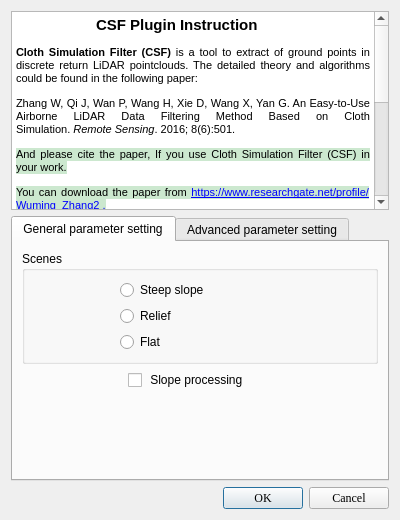
<?xml version="1.0" encoding="UTF-8"?>
<ui version="4.0">
 <class>CSFDialog</class>
 <widget class="QDialog" name="CSFDialog">
  <property name="geometry">
   <rect>
    <x>0</x>
    <y>0</y>
    <width>400</width>
    <height>520</height>
   </rect>
  </property>
  <property name="windowTitle">
   <string>Cloth Simulation Filter</string>
  </property>
  <property name="windowIcon">
   <iconset resource="../qCSF.qrc">
    <normaloff>:/CC/plugin/qCSF/images/icon.png</normaloff>:/CC/plugin/qCSF/images/icon.png</iconset>
  </property>
  <layout class="QVBoxLayout" name="verticalLayout" stretch="3,4,0">
   <item>
    <widget class="QTextEdit" name="disclaimerTextEdit_2">
     <property name="readOnly">
      <bool>true</bool>
     </property>
     <property name="html">
      <string>&lt;!DOCTYPE HTML PUBLIC &quot;-//W3C//DTD HTML 4.0//EN&quot; &quot;http://www.w3.org/TR/REC-html40/strict.dtd&quot;&gt;
&lt;html&gt;&lt;head&gt;&lt;meta name=&quot;qrichtext&quot; content=&quot;1&quot; /&gt;&lt;style type=&quot;text/css&quot;&gt;
p, li { white-space: pre-wrap; }
&lt;/style&gt;&lt;/head&gt;&lt;body style=&quot; font-family:'SimSun'; font-size:9pt; font-weight:400; font-style:normal;&quot;&gt;
&lt;p style=&quot; margin-top:12px; margin-bottom:12px; margin-left:0px; margin-right:0px; -qt-block-indent:0; text-indent:0px;&quot;&gt;&lt;img src=&quot;:/CC/plugin/qCSF/icon.png&quot; /&gt;&lt;span style=&quot; font-family:'MS Shell Dlg 2'; font-size:8.25pt;&quot;&gt;	&lt;/span&gt;&lt;span style=&quot; font-size:11pt; font-weight:600;&quot;&gt;CSF Plugin Instruction&lt;/span&gt;&lt;/p&gt;
&lt;p align=&quot;justify&quot; style=&quot; margin-top:12px; margin-bottom:12px; margin-left:0px; margin-right:0px; -qt-block-indent:0; text-indent:0px;&quot;&gt;&lt;span style=&quot; font-family:'MS Shell Dlg 2'; font-size:8pt; font-weight:600;&quot;&gt;Cloth Simulation Filter (CSF)&lt;/span&gt;&lt;span style=&quot; font-family:'MS Shell Dlg 2'; font-size:8pt;&quot;&gt; is a tool to extract of ground points in discrete return LiDAR pointclouds. The detailed theory and algorithms could be found in the following paper:&lt;/span&gt;&lt;/p&gt;
&lt;p align=&quot;justify&quot; style=&quot; margin-top:12px; margin-bottom:12px; margin-left:0px; margin-right:0px; -qt-block-indent:0; text-indent:0px;&quot;&gt;&lt;a name=&quot;OLE_LINK22&quot;&gt;&lt;/a&gt;&lt;span style=&quot; font-family:'Arial,sans-serif'; font-size:8pt; color:#000000;&quot;&gt;Z&lt;/span&gt;&lt;span style=&quot; font-family:'Arial,sans-serif'; font-size:8pt; color:#000000;&quot;&gt;hang W, Qi J, Wan P, Wang H, Xie D, Wang X, Yan G. An Easy-to-Use Airborne LiDAR Data Filtering Method Based on Cloth Simulation. &lt;/span&gt;&lt;span style=&quot; font-family:'Arial,sans-serif'; font-size:8pt; font-style:italic; color:#000000;&quot;&gt;Remote Sensing&lt;/span&gt;&lt;span style=&quot; font-family:'Arial,sans-serif'; font-size:8pt; color:#000000;&quot;&gt;. 2016; 8(6):501.&lt;/span&gt;&lt;span style=&quot; font-size:8pt;&quot;&gt; &lt;/span&gt;&lt;/p&gt;
&lt;p align=&quot;justify&quot; style=&quot; margin-top:12px; margin-bottom:12px; margin-left:0px; margin-right:0px; -qt-block-indent:0; text-indent:0px;&quot;&gt;&lt;span style=&quot; font-family:'Microsoft YaHei UI,Tahoma'; font-size:8pt; color:#000000; background-color:#cce8cf;&quot;&gt;And please cite the paper, If you use Cloth Simulation Filter (CSF) in your work.&lt;/span&gt;&lt;/p&gt;
&lt;p align=&quot;justify&quot; style=&quot; margin-top:12px; margin-bottom:12px; margin-left:0px; margin-right:0px; -qt-block-indent:0; text-indent:0px;&quot;&gt;&lt;span style=&quot; font-family:'Microsoft YaHei UI,Tahoma'; font-size:8pt; color:#000000; background-color:#cce8cf;&quot;&gt;You can download the paper from &lt;/span&gt;&lt;a href=&quot;https://www.researchgate.net/profile/Wuming_Zhang2)&quot;&gt;&lt;span style=&quot; font-family:'Microsoft YaHei UI,Tahoma'; font-size:8pt; text-decoration: underline; color:#0000ff; background-color:#cce8cf;&quot;&gt;https://www.researchgate.net/profile/Wuming_Zhang2 .&lt;/span&gt;&lt;/a&gt;&lt;/p&gt;
&lt;p align=&quot;justify&quot; style=&quot; margin-top:12px; margin-bottom:12px; margin-left:0px; margin-right:0px; -qt-block-indent:0; text-indent:0px;&quot;&gt;&lt;span style=&quot; font-family:'Microsoft YaHei UI,Tahoma'; font-size:8pt; color:#000000; background-color:#cce8cf;&quot;&gt;You can also visit the homepage : &lt;/span&gt;&lt;a href=&quot;http://ramm.bnu.edu.cn/researchers/wumingzhang/english/default_contributions.htm&quot;&gt;&lt;span style=&quot; font-family:'Microsoft YaHei UI,Tahoma'; font-size:8pt; text-decoration: underline; color:#0000ff; background-color:#cce8cf;&quot;&gt;http://ramm.bnu.edu.cn/researchers/wumingzhang/english/default_contributions.htm&lt;/span&gt;&lt;/a&gt;&lt;span style=&quot; font-family:'Microsoft YaHei UI,Tahoma'; font-size:8pt; color:#000000; background-color:#cce8cf;&quot;&gt; for more information.&lt;/span&gt;&lt;/p&gt;
&lt;p align=&quot;justify&quot; style=&quot; margin-top:12px; margin-bottom:12px; margin-left:0px; margin-right:0px; -qt-block-indent:0; text-indent:0px;&quot;&gt;&lt;span style=&quot; font-family:'Microsoft YaHei UI,Tahoma'; font-size:8pt; color:#000000; background-color:#cce8cf;&quot;&gt;A mex version for programming in Matlab is at File Exchange of Mathworks website :  &lt;/span&gt;&lt;a href=&quot;http://www.mathworks.com/matlabcentral/fileexchange/58139-csf--ground-filtering-of-point-cloud-based-on-cloth-simulation&quot;&gt;&lt;span style=&quot; text-decoration: underline; color:#0000ff;&quot;&gt;http://www.mathworks.com/matlabcentral/fileexchange/58139-csf--ground-filtering-of-point-cloud-based-on-cloth-simulation&lt;/span&gt;&lt;/a&gt;&lt;/p&gt;
&lt;p align=&quot;center&quot; style=&quot; margin-top:12px; margin-bottom:12px; margin-left:0px; margin-right:0px; -qt-block-indent:0; text-indent:0px;&quot;&gt;&lt;span style=&quot; font-family:'Microsoft YaHei UI,Tahoma'; font-size:8pt; color:#000000; background-color:#cce8cf;&quot;&gt; Copyright &lt;/span&gt;&lt;span style=&quot; font-family:'Arial,Helvetica,sans-serif'; font-size:8.25pt; color:#333333; background-color:#e5eaee;&quot;&gt;©&lt;/span&gt;&lt;/p&gt;
&lt;p align=&quot;center&quot; style=&quot; margin-top:12px; margin-bottom:12px; margin-left:0px; margin-right:0px; -qt-block-indent:0; text-indent:0px;&quot;&gt;&lt;span style=&quot; font-family:'MS Shell Dlg 2'; font-size:8.25pt; background-color:#cce8cf;&quot;&gt;RAMM laboratory, School of Geography, Beijing Normal University&lt;/span&gt;&lt;/p&gt;
&lt;p align=&quot;center&quot; style=&quot; margin-top:12px; margin-bottom:12px; margin-left:0px; margin-right:0px; -qt-block-indent:0; text-indent:0px;&quot;&gt;&lt;span style=&quot; font-family:'MS Shell Dlg 2'; font-size:8.25pt; background-color:#cce8cf;&quot;&gt;(&lt;/span&gt;&lt;a href=&quot;http://ramm.bnu.edu.cn/&quot;&gt;&lt;span style=&quot; font-family:'MS Shell Dlg 2'; font-size:8.25pt; text-decoration: underline; color:#0000ff;&quot;&gt;http://ramm.bnu.edu.cn/&lt;/span&gt;&lt;/a&gt;&lt;span style=&quot; font-family:'MS Shell Dlg 2'; font-size:8.25pt; background-color:#cce8cf;&quot;&gt;)&lt;/span&gt;&lt;/p&gt;
&lt;p align=&quot;center&quot; style=&quot; margin-top:12px; margin-bottom:12px; margin-left:0px; margin-right:0px; -qt-block-indent:0; text-indent:0px;&quot;&gt;&lt;span style=&quot; font-family:'MS Shell Dlg 2'; font-size:8.25pt;&quot;&gt;Wuming Zhang; Jianbo Qi; Peng Wan; Hongtao Wang&lt;/span&gt;&lt;/p&gt;
&lt;p align=&quot;center&quot; style=&quot; margin-top:12px; margin-bottom:12px; margin-left:0px; margin-right:0px; -qt-block-indent:0; text-indent:0px;&quot;&gt;&lt;span style=&quot; font-family:'MS Shell Dlg 2'; font-size:8.25pt;&quot;&gt;contact us: &lt;/span&gt;&lt;span style=&quot; font-family:'MS Shell Dlg 2'; font-size:8.25pt; background-color:#cce8cf;&quot;&gt;2009zwm@gmail.com; wpqjbzwm@126.com&lt;/span&gt;&lt;/p&gt;&lt;/body&gt;&lt;/html&gt;</string>
     </property>
    </widget>
   </item>
   <item>
    <widget class="QTabWidget" name="tabWidget">
     <property name="currentIndex">
      <number>0</number>
     </property>
     <widget class="QWidget" name="General">
      <property name="sizePolicy">
       <sizepolicy hsizetype="Preferred" vsizetype="Preferred">
        <horstretch>0</horstretch>
        <verstretch>0</verstretch>
       </sizepolicy>
      </property>
      <property name="mouseTracking">
       <bool>false</bool>
      </property>
      <attribute name="title">
       <string>General parameter setting</string>
      </attribute>
      <layout class="QVBoxLayout" name="verticalLayout_2">
       <item>
        <widget class="QGroupBox" name="groupBox">
         <property name="title">
          <string>Scenes</string>
         </property>
         <layout class="QFormLayout" name="formLayout">
          <item row="0" column="0">
           <widget class="QLabel" name="label_4">
            <property name="minimumSize">
             <size>
              <width>80</width>
              <height>0</height>
             </size>
            </property>
            <property name="text">
             <string/>
            </property>
            <property name="pixmap">
             <pixmap resource="../qCSF.qrc">:/CC/plugin/qCSF/images/hun.png</pixmap>
            </property>
            <property name="alignment">
             <set>Qt::AlignCenter</set>
            </property>
           </widget>
          </item>
          <item row="0" column="1">
           <widget class="QRadioButton" name="rig1">
            <property name="text">
             <string>Steep slope</string>
            </property>
           </widget>
          </item>
          <item row="1" column="0">
           <widget class="QLabel" name="label_5">
            <property name="minimumSize">
             <size>
              <width>80</width>
              <height>0</height>
             </size>
            </property>
            <property name="text">
             <string/>
            </property>
            <property name="pixmap">
             <pixmap resource="../qCSF.qrc">:/CC/plugin/qCSF/images/gun.png</pixmap>
            </property>
            <property name="alignment">
             <set>Qt::AlignCenter</set>
            </property>
           </widget>
          </item>
          <item row="1" column="1">
           <widget class="QRadioButton" name="rig2">
            <property name="text">
             <string>Relief</string>
            </property>
           </widget>
          </item>
          <item row="2" column="0">
           <widget class="QLabel" name="label_6">
            <property name="minimumSize">
             <size>
              <width>80</width>
              <height>0</height>
             </size>
            </property>
            <property name="text">
             <string/>
            </property>
            <property name="pixmap">
             <pixmap resource="../qCSF.qrc">:/CC/plugin/qCSF/images/ft.png</pixmap>
            </property>
            <property name="alignment">
             <set>Qt::AlignCenter</set>
            </property>
           </widget>
          </item>
          <item row="2" column="1">
           <widget class="QRadioButton" name="rig3">
            <property name="text">
             <string>Flat</string>
            </property>
           </widget>
          </item>
         </layout>
        </widget>
       </item>
       <item>
        <layout class="QHBoxLayout" name="horizontalLayout">
         <item>
          <widget class="QLabel" name="label_slope">
           <property name="minimumSize">
            <size>
             <width>100</width>
             <height>0</height>
            </size>
           </property>
           <property name="frameShape">
            <enum>QFrame::NoFrame</enum>
           </property>
           <property name="pixmap">
            <pixmap>:/CC/plugin/qCSF/pp.png</pixmap>
           </property>
           <property name="alignment">
            <set>Qt::AlignCenter</set>
           </property>
          </widget>
         </item>
         <item>
          <widget class="QCheckBox" name="postprocessingcheckbox">
           <property name="text">
            <string> Slope processing</string>
           </property>
          </widget>
         </item>
         <item>
          <spacer name="horizontalSpacer">
           <property name="orientation">
            <enum>Qt::Horizontal</enum>
           </property>
           <property name="sizeHint" stdset="0">
            <size>
             <width>40</width>
             <height>20</height>
            </size>
           </property>
          </spacer>
         </item>
        </layout>
       </item>
       <item>
        <spacer name="verticalSpacer">
         <property name="orientation">
          <enum>Qt::Vertical</enum>
         </property>
         <property name="sizeHint" stdset="0">
          <size>
           <width>20</width>
           <height>40</height>
          </size>
         </property>
        </spacer>
       </item>
      </layout>
     </widget>
     <widget class="QWidget" name="Advanced">
      <attribute name="title">
       <string>Advanced parameter setting</string>
      </attribute>
      <layout class="QHBoxLayout" name="horizontalLayout_2">
       <item>
        <layout class="QVBoxLayout" name="verticalLayout_3">
         <item>
          <widget class="QLabel" name="label_2">
           <property name="text">
            <string>Cloth resolution </string>
           </property>
          </widget>
         </item>
         <item>
          <widget class="QDoubleSpinBox" name="cloth_resolutionSpinBox">
           <property name="decimals">
            <number>1</number>
           </property>
           <property name="minimum">
            <double>0.000000000000000</double>
           </property>
           <property name="maximum">
            <double>9999999999.000000000000000</double>
           </property>
           <property name="singleStep">
            <double>0.100000000000000</double>
           </property>
           <property name="value">
            <double>1.000000000000000</double>
           </property>
          </widget>
         </item>
         <item>
          <spacer name="verticalSpacer_3">
           <property name="orientation">
            <enum>Qt::Vertical</enum>
           </property>
           <property name="sizeType">
            <enum>QSizePolicy::Fixed</enum>
           </property>
           <property name="sizeHint" stdset="0">
            <size>
             <width>20</width>
             <height>20</height>
            </size>
           </property>
          </spacer>
         </item>
         <item>
          <widget class="QLabel" name="label">
           <property name="enabled">
            <bool>true</bool>
           </property>
           <property name="autoFillBackground">
            <bool>false</bool>
           </property>
           <property name="text">
            <string>Max iterations </string>
           </property>
          </widget>
         </item>
         <item>
          <widget class="QSpinBox" name="MaxIterationSpinBox">
           <property name="minimum">
            <number>10</number>
           </property>
           <property name="maximum">
            <number>1000</number>
           </property>
           <property name="value">
            <number>500</number>
           </property>
          </widget>
         </item>
         <item>
          <spacer name="verticalSpacer_4">
           <property name="orientation">
            <enum>Qt::Vertical</enum>
           </property>
           <property name="sizeType">
            <enum>QSizePolicy::Fixed</enum>
           </property>
           <property name="sizeHint" stdset="0">
            <size>
             <width>20</width>
             <height>20</height>
            </size>
           </property>
          </spacer>
         </item>
         <item>
          <widget class="QLabel" name="label_3">
           <property name="text">
            <string>Classification threshold</string>
           </property>
          </widget>
         </item>
         <item>
          <widget class="QDoubleSpinBox" name="class_thresholdSpinBox">
           <property name="decimals">
            <number>1</number>
           </property>
           <property name="minimum">
            <double>0.000000000000000</double>
           </property>
           <property name="maximum">
            <double>9999999999.000000000000000</double>
           </property>
           <property name="singleStep">
            <double>0.100000000000000</double>
           </property>
           <property name="value">
            <double>0.500000000000000</double>
           </property>
          </widget>
         </item>
         <item>
          <spacer name="verticalSpacer_2">
           <property name="orientation">
            <enum>Qt::Vertical</enum>
           </property>
           <property name="sizeHint" stdset="0">
            <size>
             <width>20</width>
             <height>40</height>
            </size>
           </property>
          </spacer>
         </item>
         <item>
          <widget class="QCheckBox" name="exportClothMeshCheckBox">
           <property name="toolTip">
            <string>Exports the cloth in its final state as a mesh
(WARNING: ONLY FOR DEBUG PURPOSE - THIS IS NOT A DTM)</string>
           </property>
           <property name="text">
            <string>Export cloth mesh</string>
           </property>
          </widget>
         </item>
        </layout>
       </item>
       <item>
        <widget class="QTextEdit" name="disclaimerTextEdit">
         <property name="readOnly">
          <bool>true</bool>
         </property>
         <property name="html">
          <string>&lt;!DOCTYPE HTML PUBLIC &quot;-//W3C//DTD HTML 4.0//EN&quot; &quot;http://www.w3.org/TR/REC-html40/strict.dtd&quot;&gt;
&lt;html&gt;&lt;head&gt;&lt;meta name=&quot;qrichtext&quot; content=&quot;1&quot; /&gt;&lt;style type=&quot;text/css&quot;&gt;
p, li { white-space: pre-wrap; }
&lt;/style&gt;&lt;/head&gt;&lt;body style=&quot; font-family:'SimSun'; font-size:9pt; font-weight:400; font-style:normal;&quot;&gt;
&lt;p align=&quot;center&quot; style=&quot; margin-top:0px; margin-bottom:0px; margin-left:0px; margin-right:0px; -qt-block-indent:0; text-indent:0px;&quot;&gt;&lt;span style=&quot; font-family:'MS Shell Dlg 2'; font-weight:600;&quot;&gt;Advanced Parameter Instruction&lt;/span&gt;&lt;/p&gt;
&lt;p style=&quot; margin-top:0px; margin-bottom:0px; margin-left:0px; margin-right:0px; -qt-block-indent:0; text-indent:0px;&quot;&gt;&lt;span style=&quot; font-family:'MS Shell Dlg 2'; font-size:8pt;&quot;&gt;&lt;br /&gt;&lt;/span&gt;&lt;span style=&quot; font-family:'MS Shell Dlg 2'; font-size:8pt; font-weight:600;&quot;&gt;1.&lt;/span&gt;&lt;span style=&quot; font-family:'MS Shell Dlg 2'; font-size:8pt;&quot;&gt; Cloth resolution refers to the grid size (the unit is same as the unit of pointclouds) of cloth which is used to cover the terrain. The bigger cloth resolution you have set, the coarser DTM  you will get.&lt;/span&gt;&lt;/p&gt;
&lt;p style=&quot;-qt-paragraph-type:empty; margin-top:0px; margin-bottom:0px; margin-left:0px; margin-right:0px; -qt-block-indent:0; text-indent:0px; font-family:'MS Shell Dlg 2'; font-size:8pt;&quot;&gt;&lt;br /&gt;&lt;/p&gt;
&lt;p style=&quot; margin-top:0px; margin-bottom:0px; margin-left:0px; margin-right:0px; -qt-block-indent:0; text-indent:0px;&quot;&gt;&lt;span style=&quot; font-family:'MS Shell Dlg 2'; font-size:8pt; font-weight:600;&quot;&gt;2.&lt;/span&gt;&lt;span style=&quot; font-family:'MS Shell Dlg 2'; font-size:8pt;&quot;&gt; Max iterations refers to the maximum iteration times of terrain simulation. 500 is enough for most of scenes.&lt;/span&gt;&lt;/p&gt;
&lt;p style=&quot;-qt-paragraph-type:empty; margin-top:0px; margin-bottom:0px; margin-left:0px; margin-right:0px; -qt-block-indent:0; text-indent:0px; font-family:'MS Shell Dlg 2'; font-size:8pt;&quot;&gt;&lt;br /&gt;&lt;/p&gt;
&lt;p style=&quot; margin-top:0px; margin-bottom:0px; margin-left:0px; margin-right:0px; -qt-block-indent:0; text-indent:0px;&quot;&gt;&lt;span style=&quot; font-family:'MS Shell Dlg 2'; font-size:8pt; font-weight:600;&quot;&gt;3.&lt;/span&gt;&lt;span style=&quot; font-family:'MS Shell Dlg 2'; font-size:8pt;&quot;&gt; Classification threshold refers to a threshold (the unit is same as the unit of pointclouds) to classify the pointclouds into ground and non-ground parts based on the distances between points and the simulated terrain. 0.5 is adapted to most of scenes.&lt;/span&gt;&lt;/p&gt;&lt;/body&gt;&lt;/html&gt;</string>
         </property>
        </widget>
       </item>
      </layout>
     </widget>
    </widget>
   </item>
   <item>
    <widget class="QDialogButtonBox" name="buttonBox">
     <property name="font">
      <font>
       <family>Times New Roman</family>
       <weight>50</weight>
       <bold>false</bold>
       <kerning>true</kerning>
      </font>
     </property>
     <property name="orientation">
      <enum>Qt::Horizontal</enum>
     </property>
     <property name="standardButtons">
      <set>QDialogButtonBox::Cancel|QDialogButtonBox::Ok</set>
     </property>
    </widget>
   </item>
  </layout>
 </widget>
 <resources>
  <include location="../qCSF.qrc"/>
 </resources>
 <connections>
  <connection>
   <sender>buttonBox</sender>
   <signal>accepted()</signal>
   <receiver>CSFDialog</receiver>
   <slot>accept()</slot>
   <hints>
    <hint type="sourcelabel">
     <x>248</x>
     <y>254</y>
    </hint>
    <hint type="destinationlabel">
     <x>157</x>
     <y>274</y>
    </hint>
   </hints>
  </connection>
  <connection>
   <sender>buttonBox</sender>
   <signal>rejected()</signal>
   <receiver>CSFDialog</receiver>
   <slot>reject()</slot>
   <hints>
    <hint type="sourcelabel">
     <x>316</x>
     <y>260</y>
    </hint>
    <hint type="destinationlabel">
     <x>286</x>
     <y>274</y>
    </hint>
   </hints>
  </connection>
 </connections>
</ui>
